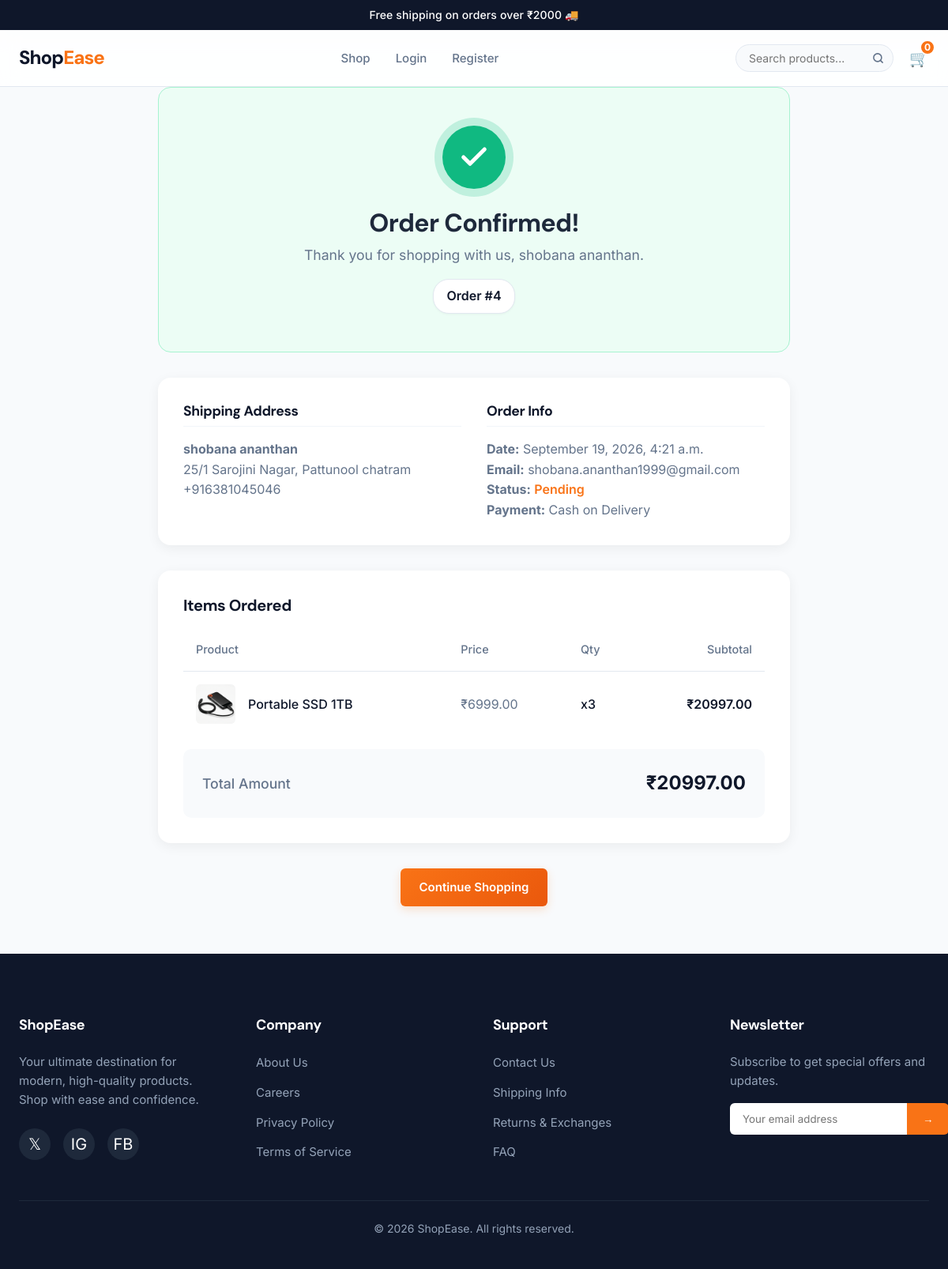
The app's page /order-confirmed/4/ with its own data.
### shop/models.py (models this page shows, shortened)
class Order(models.Model):
    STATUS_CHOICES = [
        ("pending", "Pending"),
        ("confirmed", "Confirmed"),
        ("shipped", "Shipped"),
        ("delivered", "Delivered"),
    ]
    user = models.ForeignKey(
        User,
        on_delete=models.SET_NULL,
        null=True,
        blank=True,
        related_name="orders",
    )
    name = models.CharField(max_length=200)
    email = models.EmailField()
    phone = models.CharField(max_length=20)
    address = models.TextField()
    total = models.DecimalField(max_digits=10, decimal_places=2)
    status = models.CharField(max_length=20, choices=STATUS_CHOICES, default="pending")
    created_at = models.DateTimeField(auto_now_add=True)
    class Meta:
        ordering = ["-created_at"]

class OrderItem(models.Model):
    order = models.ForeignKey(Order, on_delete=models.CASCADE, related_name="items")
    product = models.ForeignKey(Product, on_delete=models.SET_NULL, null=True)
    quantity = models.IntegerField()
    price = models.DecimalField(max_digits=10, decimal_places=2)
    def get_subtotal(self):
        return self.price * self.quantity

class Product(models.Model):
    category = models.ForeignKey(
        Category,
        on_delete=models.SET_NULL,
        null=True,
        blank=True,
        related_name="products",
    )
    name = models.CharField(max_length=200)
    slug = models.SlugField(unique=True, blank=True)
    description = models.TextField()
    price = models.DecimalField(max_digits=10, decimal_places=2)
    image = models.ImageField(upload_to="products/", blank=True, null=True)
    stock = models.IntegerField(default=0)
    created_at = models.DateTimeField(auto_now_add=True)
    class Meta:
        ordering = ["-created_at"]

### shop/views.py (the view)
# urls.py: path("order-confirmed/<int:order_id>/", views.order_confirmed, name="order_confirmed"),
def order_confirmed(request, order_id):
    order = get_object_or_404(Order, id=order_id)
    return render(request, "shop/order_confirmed.html", {"order": order})

### shop/context_processors.py (called while the page is built)
def cart_count(request):
    cart = request.session.get("cart", {})
    count = sum(cart.values())
    return {"cart_count": count}

### shop/templates/shop/order_confirmed.html (shortened to what this page needs)
{% extends "shop/base.html" %}
{% block content %}
<div class="confirmation-container">
    <div class="success-banner">
        <div class="checkmark-circle">
            <svg width="40" height="40" viewBox="0 0 24 24" fill="none" stroke="currentColor" stroke-width="3" stroke-linecap="round" stroke-linejoin="round"><polyline points="20 6 9 17 4 12"></polyline></svg>
        </div>
        <h1>Order Confirmed!</h1>
        <p style="color: var(--text-secondary); font-size: 1.1rem;">Thank you for shopping with us, {{ order.name }}.</p>
        <div class="order-badge">Order #{{ order.id }}</div>
    </div>
    <div class="details-card">
        <div class="details-grid">
            <div class="detail-section">
                <h3>Shipping Address</h3>
                <div class="detail-text">
                    <strong>{{ order.name }}</strong><br>
                    {{ order.address|linebreaksbr }}<br>
                    {{ order.phone }}
                </div>
            </div>
            <div class="detail-section">
                <h3>Order Info</h3>
                <div class="detail-text">
                    <strong>Date:</strong> {{ order.created_at|date:"F j, Y, g:i a" }}<br>
                    <strong>Email:</strong> {{ order.email }}<br>
                    <strong>Status:</strong>
                    <span style="color: var(--accent); font-weight: 600;">{{ order.get_status_display }}</span><br>
                    <strong>Payment:</strong> Cash on Delivery
                </div>
            </div>
        </div>
    </div>
    <div class="details-card">
        <h3 style="font-family: 'DM Sans', sans-serif; font-size: 1.25rem; margin-bottom: 1rem; color: var(--text);">Items Ordered</h3>
        <div style="overflow-x: auto;">
            <table class="items-table">
                <thead>
                    <tr>
                        <th>Product</th>
                        <th class="hide-mobile">Price</th>
                        <th>Qty</th>
                        <th style="text-align: right;">Subtotal</th>
                    </tr>
                </thead>
                <tbody>
                    {% for item in order.items.all %}
                    <tr>
                        <td>
                            <div class="item-cell">
                                {% if item.product.image %}
                                    <img src="{{ item.product.image.url }}" alt="{{ item.product.name }}" class="item-thumb">
                                {% else %}
                                    <div class="item-thumb" style="display: flex; align-items: center; justify-content: center; font-size: 10px;">No Img</div>
                                {% endif %}
                                <span class="item-name">{{ item.product.name }}</span>
                            </div>
                        </td>
                        <td class="hide-mobile" style="color: var(--text-secondary);">₹{{ item.price|floatformat:2 }}</td>
                        <td style="font-weight: 500;">x{{ item.quantity }}</td>
                        <td style="text-align: right; font-weight: 600;">₹{{ item.get_subtotal|floatformat:2 }}</td>
                    </tr>
                    {% endfor %}
                </tbody>
            </table>
        </div>
        <div class="total-row">
            <span class="total-label">Total Amount</span>
            <span class="total-amount">₹{{ order.total|floatformat:2 }}</span>
        </div>
    </div>
    <div class="action-buttons">
        <a href="{% url 'product_list' %}" class="btn btn-primary">Continue Shopping</a>
    </div>
</div>
{% endblock %}

### shop/templates/shop/base.html (style rules this page uses)
:root { --primary: #0f172a; --primary-600: #1e293b; --primary-400: #475569; --accent: #f97316; --accent-hover: #ea580c; --accent-light: #fff7ed; --bg: #f8fafc; --card: #ffffff; --text: #0f172a; --text-secondary: #64748b; --text-tertiary: #94a3b8; --border: #e2e8f0; --border-light: #f1f5f9; --success: #10b981; --success-light: #ecfdf5; --danger: #ef4444; --danger-light: #fef2f2; --warning: #f59e0b; --warning-light: #fffbeb; --radius-sm: 6px; --radius: 10px; --radius-lg: 16px; --radius-xl: 20px; --shadow-sm: 0 1px 3px rgba(0,0,0,0.04); --shadow: 0 4px 16px rgba(0,0,0,0.06); --shadow-lg: 0 12px 40px rgba(0,0,0,0.1); --shadow-hover: 0 20px 50px rgba(0,0,0,0.12); --transition: all 0.25s cubic-bezier(0.4, 0, 0.2, 1); }
*, *::before, *::after { box-sizing: border-box; margin: 0; padding: 0; }
body { font-family: 'Inter', sans-serif; background-color: var(--bg); color: var(--text); line-height: 1.6; -webkit-font-smoothing: antialiased; display: flex; flex-direction: column; min-height: 100vh; }
h1, h2, h3, h4, h5, h6 { font-family: 'DM Sans', sans-serif; font-weight: 700; line-height: 1.2; letter-spacing: -0.02em; }
a { color: inherit; text-decoration: none; transition: var(--transition); }
img { max-width: 100%; height: auto; display: block; }
.btn { display: inline-flex; align-items: center; justify-content: center; padding: 12px 24px; border-radius: var(--radius-sm); font-weight: 600; cursor: pointer; transition: var(--transition); border: none; font-family: inherit; font-size: 0.9375rem; }
.btn-primary { background: linear-gradient(135deg, var(--accent), var(--accent-hover)); color: white; box-shadow: 0 4px 12px rgba(249, 115, 22, 0.2); }

### shop/templates/shop/order_confirmed.html (style rules this page uses)
.confirmation-container { max-width: 800px; margin: 0 auto; }
.success-banner { background: var(--success-light); border: 1px solid #a7f3d0; border-radius: var(--radius-lg); padding: 3rem 2rem; text-align: center; margin-bottom: 2rem; }
.checkmark-circle { width: 80px; height: 80px; background: var(--success); border-radius: 50%; display: flex; align-items: center; justify-content: center; margin: 0 auto 1.5rem auto; color: white; box-shadow: 0 0 0 10px rgba(16, 185, 129, 0.2); animation: pulse 2s infinite; }
.success-banner h1 { font-family: 'DM Sans', sans-serif; color: var(--primary-600); margin-bottom: 0.5rem; font-size: 2rem; }
.order-badge { display: inline-block; background: white; padding: 0.5rem 1rem; border-radius: var(--radius-xl); font-weight: 600; color: var(--text); box-shadow: var(--shadow-sm); margin-top: 1rem; border: 1px solid var(--border); }
.details-card { background: var(--card); border-radius: var(--radius-lg); box-shadow: var(--shadow); padding: 2rem; margin-bottom: 2rem; }
.details-grid { display: grid; grid-template-columns: 1fr 1fr; gap: 2rem; }
.detail-section h3 { font-family: 'DM Sans', sans-serif; font-size: 1.1rem; color: var(--text); margin-bottom: 1rem; padding-bottom: 0.5rem; border-bottom: 1px solid var(--border-light); }
.detail-text { color: var(--text-secondary); line-height: 1.6; }
.items-table { width: 100%; border-collapse: collapse; }
.items-table th { text-align: left; padding: 1rem; border-bottom: 1px solid var(--border); color: var(--text-secondary); font-weight: 500; font-size: 0.9rem; }
.items-table td { padding: 1rem; border-bottom: 1px solid var(--border-light); vertical-align: middle; }
.items-table tr:last-child td { border-bottom: none; }
.item-cell { display: flex; align-items: center; gap: 1rem; }
.item-thumb { width: 50px; height: 50px; object-fit: cover; border-radius: var(--radius-sm); background: var(--bg); }
.item-name { font-weight: 500; color: var(--text); }
.total-row { background: var(--bg); border-radius: var(--radius); padding: 1.5rem; display: flex; justify-content: space-between; align-items: center; margin-top: 1rem; }
.total-label { font-size: 1.1rem; font-weight: 500; color: var(--text-secondary); }
.total-amount { font-size: 1.5rem; font-weight: 700; color: var(--primary); }
.action-buttons { display: flex; gap: 1rem; justify-content: center; margin-top: 2rem; }

### records on screen
Order: name "shobana ananthan", id "4", address "25/1 Sarojini Nagar, Pattunool chatram", phone "+916381045046", created_at "September 19, 2026, 4:21 a.m.", email "shobana.ananthan1999@gmail.com", status "Pending", total "20997.00"
OrderItem: product.image (picture), product.name "Portable SSD 1TB", price "6999.00", quantity "3", get_subtotal "20997.00"

### other values on screen
{{ cart_count|default:"0" }} "0"
